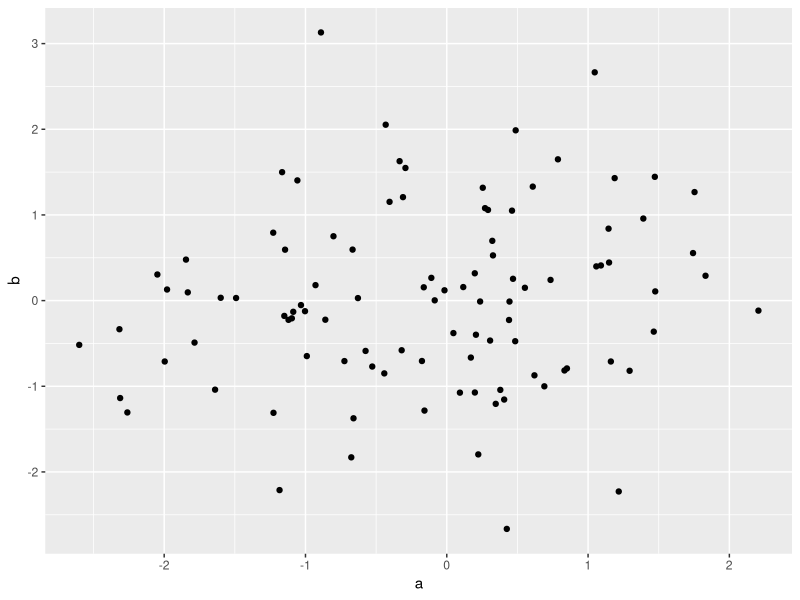

Reproduce this figure in R.
## ---- chunk 1
library(tidyverse)
bla <- tibble(a=rnorm(100), b=rnorm(100))
bla %>% 
  ggplot(aes(a, b)) + geom_point()
## ---- chunk 2
knitr::kable(
  head(iris, 20), caption = 'Here is a nice table!',
  booktabs = TRUE
)
